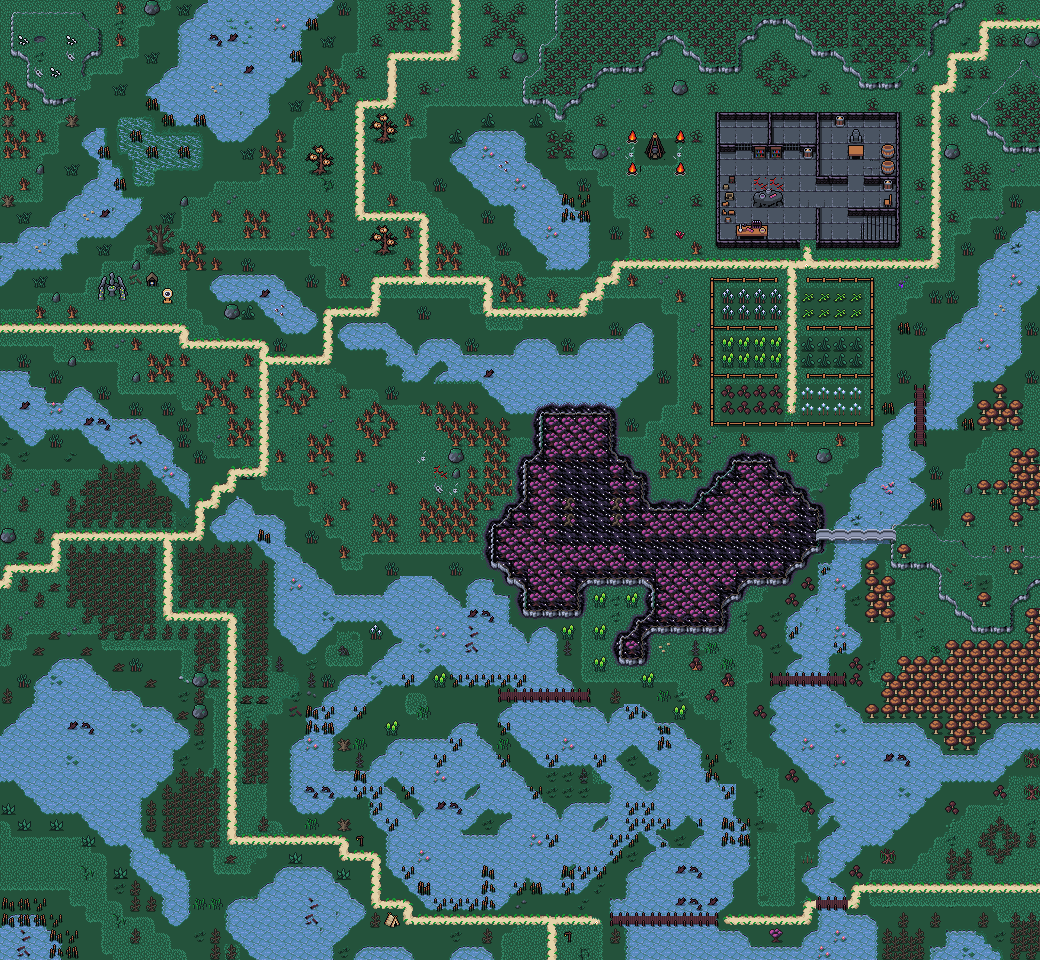

This is a level from a 2D game, rendered from its Tiled map with the project's own tilesets. A one-line summary and the map file follow, with tile-layer data summarised:
An orthogonal 65x60 tile map with 16x16 px tiles, 5 tile layers (Background, Ground, Clutter, ClutterBis, ...), 4 tilesets and 132 objects.

<map version="1.10" tiledversion="1.10.1" orientation="orthogonal" renderorder="right-down" width="65" height="60" tilewidth="16" tileheight="16" infinite="0" nextlayerid="10" nextobjectid="239">
 <editorsettings>
  <export target="wastetown..tmx" format="tmx" />
 </editorsettings>
 <tileset firstgid="1" source="../tileset/main.tsx" />
 <tileset firstgid="10113" source="../tileset/buildings.tsx" />
 <tileset firstgid="11905" source="../tileset/FarmFood.tsx" />
 <tileset firstgid="16001" source="../tileset/main-nocollide.tsx" />
 <layer id="1" name="Background" width="65" height="60">
  <data>[3900 cells, 3337 non-empty, 30 distinct tile ids]</data>
 </layer>
 <layer id="2" name="Ground" width="65" height="60">
  <data>[3900 cells, 1917 non-empty, 108 distinct tile ids]</data>
 </layer>
 <layer id="3" name="Clutter" width="65" height="60">
  <data>[3900 cells, 2085 non-empty, 281 distinct tile ids]</data>
 </layer>
 <layer id="7" name="ClutterBis" width="65" height="60">
  <properties>
   <property name="spriteLayer" type="bool" value="true" />
  </properties>
  <data>[3900 cells, 2360 non-empty, 372 distinct tile ids]</data>
 </layer>
 <layer id="9" name="ClutterBisBis" width="65" height="60">
  <properties>
   <property name="spriteLayer" type="bool" value="true" />
  </properties>
  <data>[3900 cells, 607 non-empty, 160 distinct tile ids]</data>
 </layer>
 <objectgroup id="4" name="Objects">
  <!-- 132 objects omitted --></objectgroup>
</map>
<!-- 132 of 132 objects omitted -->
